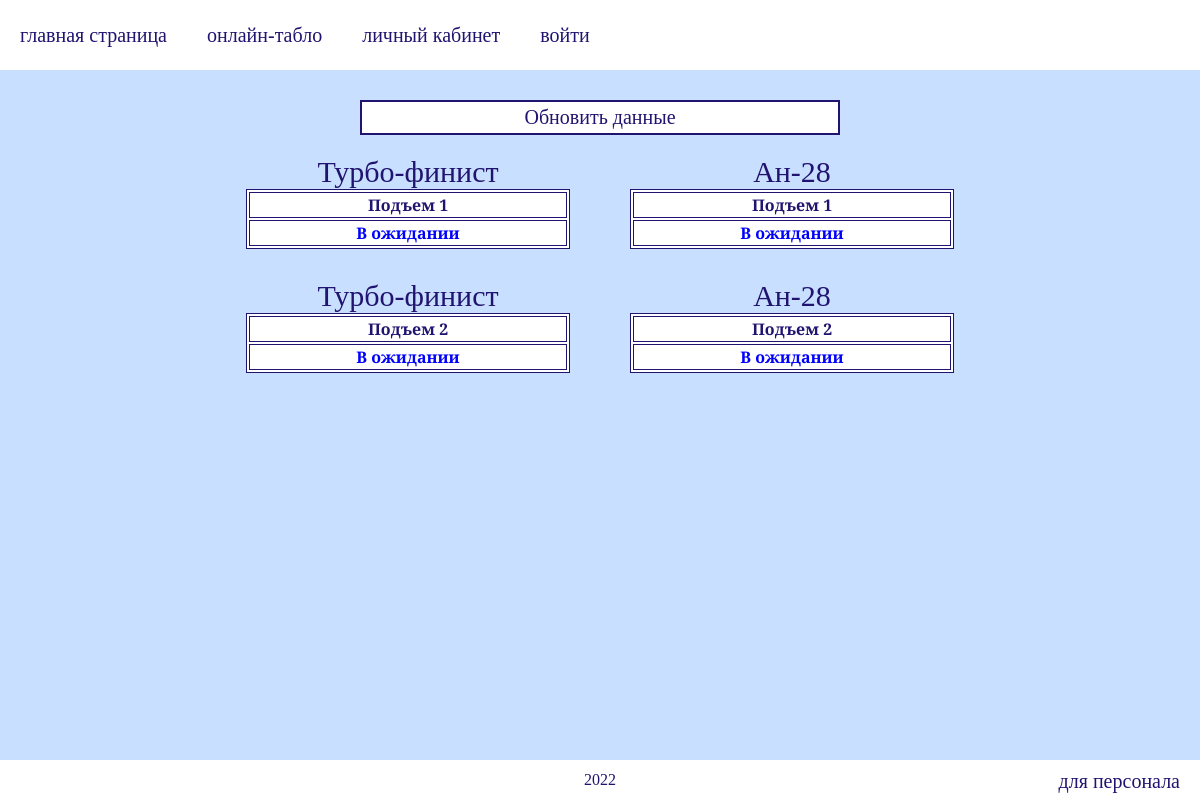
The app's page /flights (signed in) with its own data.
### main.py (models this page shows)
class Flights(db.Model):
    id = db.Column(db.Integer, primary_key=True)
    id_airplane = db.Column(db.Integer, db.ForeignKey('airplane.id'), nullable=True)
    id_up = db.Column(db.Integer, db.ForeignKey('up.id'), nullable=True)
    flag = db.Column(db.Integer, nullable=True, default=0)

### main.py (the view, shortened to what this page needs)
@app.route("/flights", methods=['POST', 'GET'])
@login_required
def flights():
    today = date.today()
    first_airplane = Flights.query.all()[:10]
    second_airplane = Flights.query.all()[10:]
    couple_first_airplane = []
    couple_second_airplane = []
    people_1plane_1up = []
    people_1plane_2up = []
    people_2plane_1up = []
    people_2plane_2up = []
    count = 0
    for up in first_airplane:
        if (up.flag == 0 or up.flag == 1) and count < 2:
            couple_first_airplane.append(up)
            count += 1
    count = 0
    for up in second_airplane:
        if (up.flag == 0 or up.flag == 1) and count < 2:
            couple_second_airplane.append(up)
            count += 1
    if request.method == 'POST':
        return render_template('flights.html', couple_first_airplane=couple_first_airplane,
                               couple_second_airplane=couple_second_airplane, people_1plane_1up=people_1plane_1up,
                               people_1plane_2up=people_1plane_2up, people_2plane_1up=people_2plane_1up,
                               people_2plane_2up=people_2plane_2up)
    return render_template('flights.html', couple_first_airplane=couple_first_airplane,
                           couple_second_airplane=couple_second_airplane, people_1plane_1up=people_1plane_1up,
                           people_1plane_2up=people_1plane_2up, people_2plane_1up=people_2plane_1up,
                           people_2plane_2up=people_2plane_2up)

### main.py (called while the page is built)
@login_manager.user_loader
def load_user(user_id):
    return Users.query.get(user_id)

@app.after_request
def redirect_to_login(response):
    if response.status_code == 401:
        return redirect((url_for('login') + '?next=' + request.url))
    return response

### templates/flights.html (shortened to what this page needs)
{% extends "base.html" %}
{% block content %}
    <form action="{{  url_for('flights') }}" method="post" class="settings">
        <button type="submit">Обновить данные</button>
    </form>
<div class="container_row_table">
    <table>
        <caption>Турбо-финист</caption>
        <tr><th>Подъем {{ couple_first_airplane[0].id_up }}</th></tr>
        {% if couple_first_airplane[0].flag == 0 %}
            <tr><th inline style="color: blue">В ожидании</th></tr>
        {% else %}
            <tr><th inline style="color: green">Взлетел</th></tr>
        {% endif %}
    </table>
    <table>
        <caption>Ан-28</caption>
        <tr><th>Подъем {{ couple_second_airplane[0].id_up }}</th></tr>
        {% if couple_second_airplane[0].flag == 0 %}
            <tr><th inline style="color: blue">В ожидании</th></tr>
        {% else %}
            <tr><th inline style="color: green">Взлетел</th></tr>
        {% endif %}
    </table>
</div>
<div class="container_row_table">
    <table>
        <caption>Турбо-финист</caption>
        <tr><th>Подъем {{ couple_first_airplane[1].id_up }}</th></tr>
        {% if couple_first_airplane[1].flag == 0 %}
            <tr><th inline style="color: blue">В ожидании</th></tr>
        {% else %}
            <tr><th inline style="color: green">Взлетел</th></tr>
        {% endif %}
    </table>
    <table>
        <caption>Ан-28</caption>
        <tr><th>Подъем {{ couple_second_airplane[1].id_up }}</th></tr>
        {% if couple_second_airplane[1].flag == 0 %}
            <tr><th inline style="color: blue">В ожидании</th></tr>
        {% else %}
            <tr><th inline style="color: green">Взлетел</th></tr>
        {% endif %}
    </table>
</div>
{% endblock %}

### static/style.css (style rules this page uses)
body { margin: 0; padding: 0; background: rgba(140,189,255,0.47); width: 100%; color: #211470; font-family: 'Playfair Display SC', serif; }
form { display: flex; flex-direction: column; justify-content: space-between; align-items: center; width: 25%; height: 300px; background: white ; opacity: 0.8; margin: 10px; border: #211470 solid 2px; }
button { width: 40%; height: 35px; margin-bottom: 20px; background: white; border: 2px solid; color: #211470; font-size: 20px; font-family: 'Playfair Display SC', serif; }
div.container_row_table { display: flex; flex-direction: row; justify-content: center; width: 90%; }
caption { font-size: 30px; }
table { border: #211470 solid 1px; background: white; width: 30%; margin-right: 30px; margin-left: 30px; margin-bottom: 30px; text-align: center; }
th { border: #211470 0.5px solid; }
form.settings { background: none; border: none; width: 100%; opacity: 1; margin-bottom: 0; height: 100%; }

### records on screen
Flights: id_up "1"
Flights: id_up "1"
Flights: id_up "2"
Flights: id_up "2"
